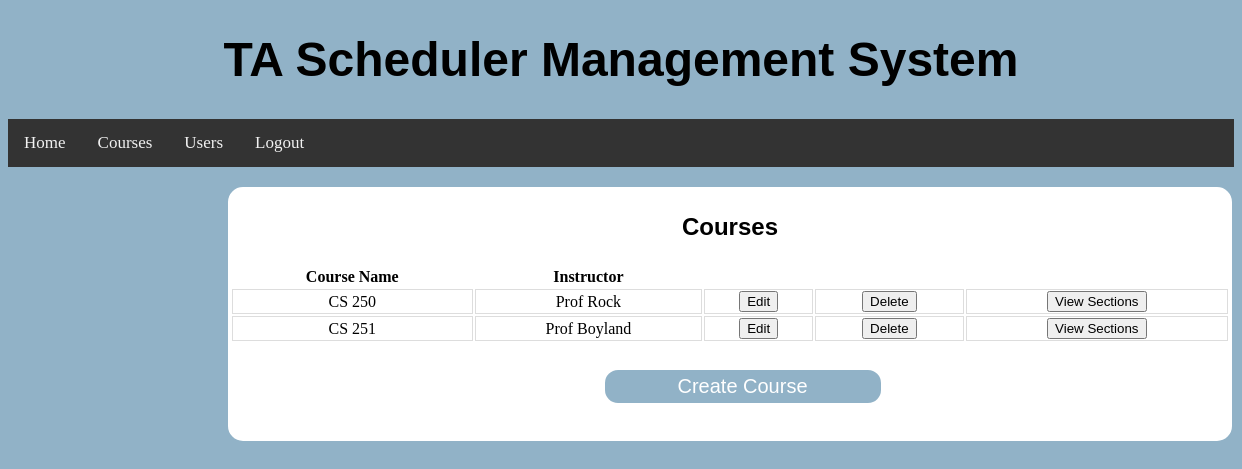
/courses/ (signed in), run on the app's committed database.
### BackendWork/models.py (models this page shows, shortened)
class ClassList(models.Model):
    name = models.CharField(max_length=20)
    owner = models.ForeignKey(MyUser, on_delete=models.CASCADE, blank=True, null=True)

class MyUser(models.Model):
    ROLE_CHOICES = (('Teaching Assistant', 'TEACHING_ASSISTANT'), ('Instructor', 'INSTRUCTOR'), ('Admin', 'ADMIN'))
    username = models.CharField(max_length=20)
    password = models.CharField(max_length=20)
    name = models.CharField(max_length=20)
    email = models.CharField(max_length=20)
    address = models.CharField(max_length=72)
    phone = models.CharField(max_length=10)
    role = models.CharField(max_length=30, choices=ROLE_CHOICES, default='Teaching Assistant')
    def __str__(self):
        return self.username

### BackendWork/views.py (the view, shortened to what this page needs)
# urls.py: path("courses/", Courses.as_view()),
class Courses(View):
    def get(self, request):
        m = request.session["role"]
        courses = ClassList.objects.all()
        return render(request, "courses.html", {'sessionUser': m, 'courses': courses})

### templates/courses.html (shortened to what this page needs)
{% load static %}
<!DOCTYPE html>
<html lang="en">
<head>
    <link rel="stylesheet" type="text/css" href="{% static 'css/courses.css' %}"/>
</head>
<div class="navContainer">
    <header class="header">
        <h1><a>TA Scheduler Management System</a></h1>
    </header>
    <div class="navigation">
        <li><a href="/home/">Home</a></li>
        <li><a href="/courses/">Courses</a></li>
        <li><a href="/users/">Users</a></li>
        <li><a href="/">Logout</a></li>
    </div>
</div>
<body>
<div class="container">
    <p class=header>Courses</p>
    <div class="containerbox">
        <table>
            <tr>
                <th>Course Name</th>
                <th>Instructor</th>
            </tr>
            <tr>
                {% for i in courses %}
                    <td>{{ i.name }}</td>
                    <td>{{ i.owner }}</td>
                    <td>
                        <form action="" method="post">
                            <button name="thisCourseEdit" value="{{ i.name }}">Edit</button>
                        </form>
                    </td>
                    <td>
                        <button>Delete</button>
                    </td>
                    <td>
                    <form action="" method="post">
                        <button name="thisCourseSections" value="{{ i.name }}">View Sections</button>
                    </form>
                    </td>
                    </tr>
                {% endfor %}
        </table>
    </div>
    <div class="submit-button">
        <a href="../createCourses/"><button name="createCourseSubmit">Create Course</button></a>
            </div>
</div>
</body>
</html>

### TAScheduler/static/css/courses.css (style rules this page uses)
html { background: rgb(145, 178, 199); }
.navigation { list-style-type: none; background-color: #333; position: sticky; width: 100%; overflow: auto; }
.navigation li a { float: left; color: #f2f2f2; text-align: center; padding: 14px 16px; text-decoration: none; font-size: 17px; background-color: #333; }
.header { font-family: 'Ubuntu', sans-serif; font-weight: bold; font-size: 24px; text-align: center; }
.container { margin-top: 20px; width: 1000px; height: 250px; flex-direction: row; justify-content: center; align-items: center; margin-bottom: 6px; margin-left: 220px; border: 2px solid White; border-radius: 15px; background: white; text-align: center; }
.containerbox { display: grid; gap: 50px; }
.th, td { border-bottom: 1px solid #ddd; border-left: 1px solid #ddd; border-top: 1px solid #ddd; border-right: 1px solid #ddd; }
.submit-button { display: flex; flex-direction: column; margin-right: 55px; margin-top: 25px; }
.submit-button button { font-size: 20px; padding: 5px 15px; border: 2px solid; border-radius: 15px; color: white; background: #91B2C7; width: 280px; cursor: pointer; margin-left: 80px; }

### data on the page
ClassList: name "CS 250", owner "Prof Rock"
ClassList: name "CS 251", owner "Prof Boyland"
